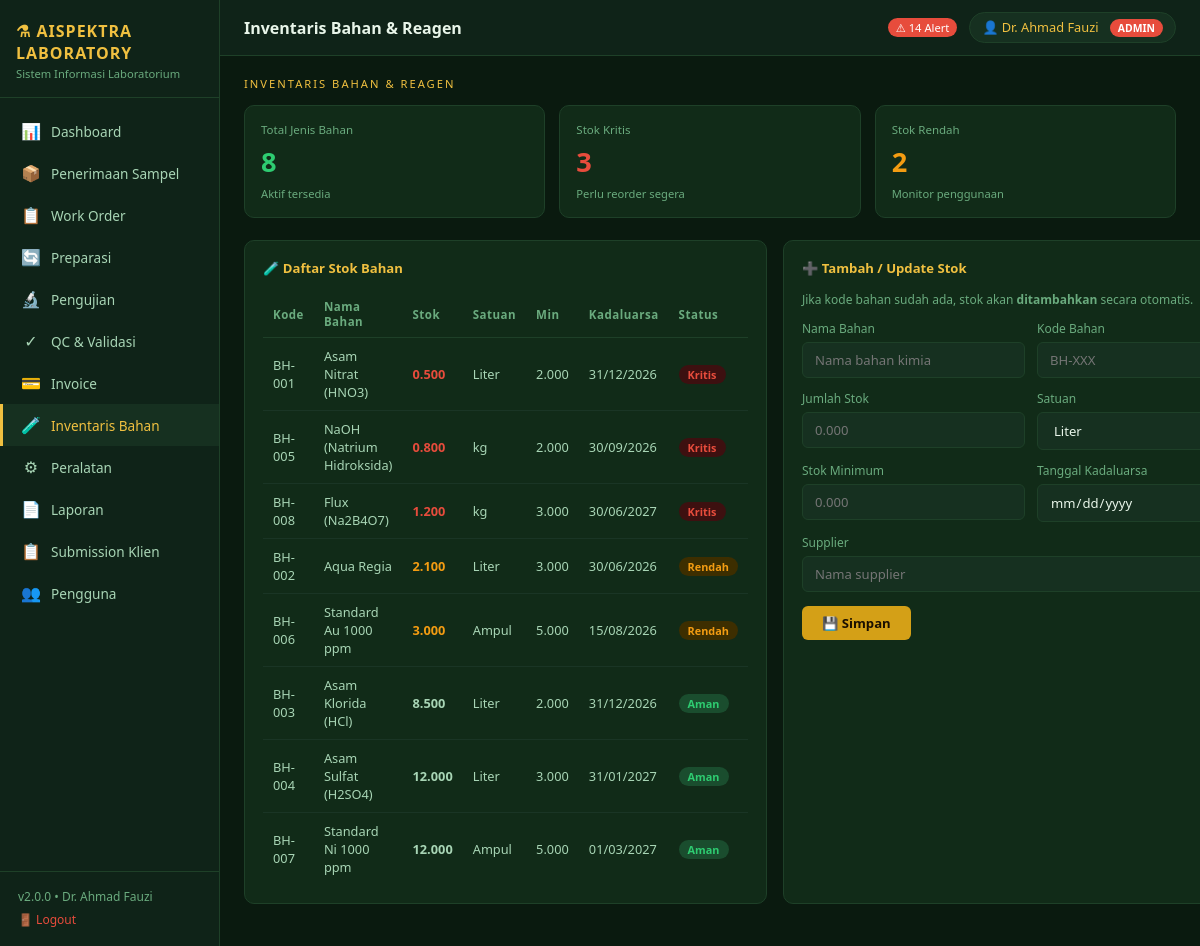
The page /bahan.php (signed in) on the database its author committed.
### tables this page shows
CREATE TABLE bahan (
    id                   INT AUTO_INCREMENT PRIMARY KEY,
    kode_bahan           VARCHAR(20)   NOT NULL UNIQUE,
    nama                 VARCHAR(150)  NOT NULL,
    stok                 DECIMAL(10,3) NOT NULL DEFAULT 0,
    satuan               VARCHAR(20),
    stok_minimum         DECIMAL(10,3) DEFAULT 0,
    supplier             VARCHAR(100),
    tanggal_kadaluarsa   DATE,
    created_at           TIMESTAMP DEFAULT CURRENT_TIMESTAMP
);

### bahan.php (the view, shortened to what this page needs)
<?php
require_once __DIR__ . '/config/db.php';
$pageTitle = 'Inventaris Bahan & Reagen';
$list    = $pdo->query("SELECT * FROM bahan ORDER BY stok ASC")->fetchAll();
$kritis  = 0; $rendah = 0;
foreach ($list as $b) {
    $st = statusBahan($b['stok'], $b['stok_minimum']);
    if ($st === 'kritis') $kritis++;
    elseif ($st === 'rendah') $rendah++;
}
$satuanOpts = ['Liter','mL','kg','gram','Ampul','Botol','Pak'];
require_once __DIR__ . '/includes/header.php';
?>
<div class="sec-title">Inventaris Bahan &amp; Reagen</div>
<div class="stats" style="grid-template-columns:repeat(3,1fr)">
    <div class="stat-card">
        <div class="label">Total Jenis Bahan</div>
        <div class="val"><?= count($list) ?></div>
        <div class="sub">Aktif tersedia</div>
    </div>
    <div class="stat-card">
        <div class="label">Stok Kritis</div>
        <div class="val red"><?= $kritis ?></div>
        <div class="sub">Perlu reorder segera</div>
    </div>
    <div class="stat-card">
        <div class="label">Stok Rendah</div>
        <div class="val yellow"><?= $rendah ?></div>
        <div class="sub">Monitor penggunaan</div>
    </div>
</div>
<div class="grid2">
    <div class="card">
        <div class="card-title">&#129514; Daftar Stok Bahan</div>
        <table>
            <thead>
                <tr><th>Kode</th><th>Nama Bahan</th><th>Stok</th><th>Satuan</th><th>Min</th><th>Kadaluarsa</th><th>Status</th></tr>
            </thead>
            <tbody>
                <?php foreach ($list as $b):
                    $st  = statusBahan($b['stok'], $b['stok_minimum']);
                    $col = $st === 'kritis' ? 'var(--red)' : ($st === 'rendah' ? 'var(--yellow)' : 'var(--text2)');
                ?>
                <tr>
                    <td><?= bersihkan($b['kode_bahan']) ?></td>
                    <td><?= bersihkan($b['nama']) ?></td>
                    <td style="font-weight:700;color:<?= $col ?>"><?= $b['stok'] ?></td>
                    <td><?= bersihkan($b['satuan']) ?></td>
                    <td><?= $b['stok_minimum'] ?></td>
                    <td><?= fmtTgl($b['tanggal_kadaluarsa']) ?></td>
                    <td><?= badgeStatus($st) ?></td>
                </tr>
                <?php endforeach; ?>
            </tbody>
        </table>
    </div>
    <div class="card">
        <div class="card-title">&#10133; Tambah / Update Stok</div>
        <p style="font-size:.75rem;color:var(--text3);margin-bottom:12px">
            Jika kode bahan sudah ada, stok akan <strong>ditambahkan</strong> secara otomatis.
        </p>
        <form method="POST" action="<?= BASE_URL ?>/actions/simpan_bahan.php">
            <div class="form-row">
                <div class="form-group">
                    <label>Nama Bahan</label>
                    <input name="nama" placeholder="Nama bahan kimia" required/>
                </div>
                <div class="form-group">
                    <label>Kode Bahan</label>
                    <input name="kode_bahan" placeholder="BH-XXX" required/>
                </div>
            </div>
            <div class="form-row">
                <div class="form-group">
                    <label>Jumlah Stok</label>
                    <input type="number" step="0.001" name="stok" placeholder="0.000" required/>
                </div>
                <div class="form-group">
                    <label>Satuan</label>
                    <select name="satuan">
                        <?php foreach ($satuanOpts as $u): ?><option><?= $u ?></option><?php endforeach; ?>
                    </select>
                </div>
            </div>
            <div class="form-row">
                <div class="form-group">
                    <label>Stok Minimum</label>
                    <input type="number" step="0.001" name="stok_minimum" placeholder="0.000" required/>
                </div>
                <div class="form-group">
                    <label>Tanggal Kadaluarsa</label>
                    <input type="date" name="tanggal_kadaluarsa"/>
                </div>
            </div>
            <div class="form-group" style="margin-bottom:14px">
                <label>Supplier</label>
                <input name="supplier" placeholder="Nama supplier"/>
            </div>
            <button type="submit" class="btn btn-gold">&#128190; Simpan</button>
        </form>
    </div>
</div>
<?php require_once __DIR__ . '/includes/footer.php'; ?>

### includes/header.php (shortened to what this page needs)
<?php
global $pdo;
$alertData  = ($pdo && !isClient()) ? hitungAlert($pdo) : ['total' => 0];
$alertCount = $alertData['total'];
$userRole = currentUserRole() ?? 'guest';
$userNama = $_SESSION['nama'] ?? $_SESSION['user_nama'] ?? $_SESSION['name'] ?? 'User';
?>
<!DOCTYPE html>
<html lang="id">
<head>
    <link rel="stylesheet" href="<?= BASE_URL ?>/assets/css/style.css"/>
</head>
<body>
<?php require_once __DIR__ . '/sidebar.php'; ?>
<div id="main">
    <div id="topbar">
        <h1><?= bersihkan($pageTitle) ?></h1>
        <div class="topbar-right">
            <?php if ($alertCount > 0): ?>
                <span class="badge-alert" title="<?= $alertData['bahan_rendah'] ?> bahan rendah · <?= $alertData['alat_masalah'] ?> alat bermasalah · <?= $alertData['kalibrasi'] ?> kalibrasi">
                    &#9888; <?= $alertCount ?> Alert
                </span>
            <?php endif; ?>
            <span class="user-chip">
                &#128100; <?= bersihkan($userNama) ?>
                <span class="user-role-badge <?= $userRole ?>"><?= strtoupper($userRole) ?></span>
            </span>
        </div>
    </div>
    <div id="content">

### includes/sidebar.php
<?php
if (isClient()) {
    $menu = [
        ['href' => 'client_monitoring.php', 'ico' => '&#128065;', 'label' => 'Monitoring Sampel'],
    ];
} else {
    $menu = [
        ['href' => 'dashboard.php',   'ico' => '&#128202;', 'label' => 'Dashboard'],
        ['href' => 'penerimaan.php',  'ico' => '&#128230;', 'label' => 'Penerimaan Sampel'],
        ['href' => 'work_order.php',  'ico' => '&#128203;', 'label' => 'Work Order'],
        ['href' => 'preparasi.php',   'ico' => '&#128260;', 'label' => 'Preparasi'],
        ['href' => 'pengujian.php',   'ico' => '&#128300;', 'label' => 'Pengujian'],
        ['href' => 'qc.php',          'ico' => '&#10003;',  'label' => 'QC &amp; Validasi'],
        ['href' => 'invoice.php',     'ico' => '&#128179;', 'label' => 'Invoice'],
        ['href' => 'bahan.php',       'ico' => '&#129514;', 'label' => 'Inventaris Bahan'],
        ['href' => 'peralatan.php',   'ico' => '&#9881;',   'label' => 'Peralatan'],
        ['href' => 'laporan.php',     'ico' => '&#128196;', 'label' => 'Laporan'],
    ];
    if (isAdmin()) {
        $menu[] = ['href' => 'submission.php', 'ico' => '&#128203;', 'label' => 'Submission Klien'];
    }
    if (isAdmin()) {
        $menu[] = ['href' => 'pengguna.php', 'ico' => '&#128101;', 'label' => 'Pengguna'];
    }
}
$cur = basename($_SERVER['PHP_SELF']);
?>
<div id="sidebar">
    <div class="logo">
        <h2>&#9879; AISPEKTRA LABORATORY</h2>
        <p>Sistem Informasi Laboratorium</p>
    </div>
    <nav>
        <?php foreach ($menu as $m): ?>
            <a href="<?= BASE_URL ?>/<?= $m['href'] ?>"
               class="<?= $cur === $m['href'] ? 'active' : '' ?>">
                <span class="ico"><?= $m['ico'] ?></span>
                <?= $m['label'] ?>
            </a>
        <?php endforeach; ?>
    </nav>
    <div class="sidebar-footer">
        v<?= APP_VERSION ?> &bull; <?= bersihkan($_SESSION['nama'] ?? '') ?><br>
        <a href="<?= BASE_URL ?>/logout.php" style="color:var(--red)">&#128682; Logout</a>
    </div>
</div>

### config/db.php (shortened to what this page needs)
<?php
function bersihkan($s) {
    return htmlspecialchars(trim((string)$s), ENT_QUOTES, 'UTF-8');
}
function normalizeRole($role) {
    return $role === 'klien' ? 'client' : $role;
}
function currentUserRole() {
    return normalizeRole($_SESSION['user_role'] ?? $_SESSION['role'] ?? null);
}
function hasRole($role) {
    $userRole = currentUserRole();
    return $userRole === normalizeRole($role);
}
function isClient() {
    return hasRole('client');
}
function statusBahan($stok, $min) {
    $stok = (float)$stok;
    $min  = (float)$min;
    if ($stok <= $min * 0.5) return 'kritis';
    if ($stok <= $min)       return 'rendah';
    return 'aman';
}
function hitungAlert(PDO $pdo): array {
    $bahanKritis = (int)$pdo->query(
        "SELECT COUNT(*) FROM bahan WHERE stok_minimum > 0 AND stok <= stok_minimum * 0.5"
    )->fetchColumn();
    $bahanRendah = (int)$pdo->query(
        "SELECT COUNT(*) FROM bahan WHERE stok_minimum > 0 AND stok <= stok_minimum"
    )->fetchColumn();
    $alatMasalah = (int)$pdo->query(
        "SELECT COUNT(*) FROM peralatan WHERE status IN('maintenance','rusak')"
    )->fetchColumn();
    $kalibrasiAlert = (int)$pdo->query(
        "SELECT COUNT(*) FROM peralatan
         WHERE masa_berlaku_kalibrasi IS NOT NULL
           AND masa_berlaku_kalibrasi <= DATE_ADD(NOW(), INTERVAL 7 DAY)"
    )->fetchColumn();
    return [
        'bahan_kritis'   => $bahanKritis,
        'bahan_rendah'   => $bahanRendah,
        'alat_masalah'   => $alatMasalah,
        'kalibrasi'      => $kalibrasiAlert,
        'total'          => $bahanRendah + $alatMasalah + $kalibrasiAlert,
    ];
}
function fmtTgl($dateStr, $format = 'd/m/Y') {
    return date($format, strtotime($dateStr));
}
function badgeStatus($s) {
    $map = [
        'antrian'     => ['st-blue', 'Antrian'],
        'diuji'       => ['st-ok',   'Diuji'],
        'review'      => ['st-warn', 'Review'],
        'selesai'     => ['st-ok',   'Selesai'],
        'ditolak'     => ['st-err',  'Ditolak'],
        'tersedia'    => ['st-ok',   'Tersedia'],
        'digunakan'   => ['st-blue', 'Digunakan'],
        'maintenance' => ['st-warn', 'Maintenance'],
        'rusak'       => ['st-err',  'Rusak'],
        'aman'        => ['st-ok',   'Aman'],
        'rendah'      => ['st-warn', 'Rendah'],
        'kritis'      => ['st-err',  'Kritis'],
        'lulus'       => ['st-ok',   '&#10003; Lulus'],
        'tidak_lulus' => ['st-err',  '&#10007; Tidak Lulus'],
        'pending'     => ['st-warn', 'Pending'],
        'aktif'       => ['st-ok',   'Aktif'],
        'nonaktif'    => ['st-err',  'Nonaktif'],
        'admin'       => ['st-err',  'Admin'],
        'analis'      => ['st-gold', 'Analis'],
        'supervisor'  => ['st-warn', 'Supervisor'],
        'klien'       => ['st-blue', 'Klien'],
        'client'      => ['st-blue', 'Client'],
        'diterima'    => ['st-blue', 'Diterima'],
        'diproses'    => ['st-warn', 'Diproses'],
        'draft'       => ['st-warn', 'Draft'],
        'diterbitkan' => ['st-blue', 'Diterbitkan'],
        'lunas'       => ['st-ok',   'Lunas'],
        'dibatalkan'  => ['st-err',  'Dibatalkan'],
    ];
    $d = $map[$s] ?? ['st-warn', ucfirst($s)];
    return "<span class='st {$d[0]}'>{$d[1]}</span>";
}

### includes/footer.php (shortened to what this page needs)
</div>
</div>
</body>
</html>

### assets/css/style.css (style rules this page uses)
:root { --bg: #0a1a0f; --bg2: #0f2318; --bg3: #163020; --card: #112b18; --border: #1e4028; --green: #2ecc71; --green2: #27ae60; --green3: #1e8449; --gold: #f0c040; --gold2: #d4a017; --red: #e74c3c; --yellow: #f39c12; --text: #e8f5e9; --text2: #a8d5b5; --text3: #6aab7e; }
* { margin: 0; padding: 0; box-sizing: border-box; font-family: 'Segoe UI', Tahoma, sans-serif; }
body { background: var(--bg); color: var(--text); display: flex; height: 100vh; overflow: hidden; }
#sidebar { width: 220px; min-width: 220px; background: var(--bg2); border-right: 1px solid var(--border); display: flex; flex-direction: column; }
.logo { padding: 20px 16px 16px; border-bottom: 1px solid var(--border); }
.logo h2 { color: var(--gold); font-size: 1rem; letter-spacing: 1px; }
.logo p { color: var(--text3); font-size: .7rem; margin-top: 2px; }
nav { flex: 1; padding: 12px 0; overflow-y: auto; }
nav a { display: flex; align-items: center; gap: 10px; padding: 10px 18px; color: var(--text2); text-decoration: none; font-size: .85rem; border-left: 3px solid transparent; transition: .2s; }
nav a.active { background: var(--bg3); color: var(--gold); border-left-color: var(--gold); }
nav a .ico { font-size: 1rem; width: 20px; text-align: center; }
.sidebar-footer { padding: 14px 18px; border-top: 1px solid var(--border); font-size: .75rem; color: var(--text3); line-height: 1.9; }
.sidebar-footer a { text-decoration: none; }
#main { flex: 1; display: flex; flex-direction: column; overflow: hidden; }
#topbar { background: var(--bg2); border-bottom: 1px solid var(--border); padding: 0 24px; height: 56px; display: flex; align-items: center; justify-content: space-between; flex-shrink: 0; }
#topbar h1 { font-size: 1rem; font-weight: 600; color: var(--text); }
.topbar-right { display: flex; align-items: center; gap: 12px; }
.badge-alert { background: var(--red); color: #fff; font-size: .7rem; padding: 2px 8px; border-radius: 10px; }
.user-chip { background: var(--bg3); border: 1px solid var(--border); padding: 5px 12px; border-radius: 20px; font-size: .8rem; color: var(--gold); }
#content { flex: 1; overflow-y: auto; padding: 20px 24px; }
.sec-title { font-size: .7rem; letter-spacing: 2px; color: var(--gold); text-transform: uppercase; margin-bottom: 14px; }
.stats { display: grid; grid-template-columns: repeat(4, 1fr); gap: 14px; margin-bottom: 22px; }
.stat-card { background: var(--card); border: 1px solid var(--border); border-radius: 10px; padding: 16px; display: flex; flex-direction: column; gap: 6px; }
.stat-card .label { font-size: .72rem; color: var(--text3); }
.stat-card .val { font-size: 1.7rem; font-weight: 700; color: var(--green); }
.stat-card .val.red { color: var(--red); }
.stat-card .val.yellow { color: var(--yellow); }
.stat-card .sub { font-size: .7rem; color: var(--text3); }
.grid2 { display: grid; grid-template-columns: 1fr 1fr; gap: 16px; margin-bottom: 22px; }
.card { background: var(--card); border: 1px solid var(--border); border-radius: 10px; padding: 18px; }
.card-title { font-size: .82rem; font-weight: 600; color: var(--gold); margin-bottom: 14px; display: flex; justify-content: space-between; align-items: center; }
table { width: 100%; border-collapse: collapse; font-size: .8rem; }
th { color: var(--text3); font-weight: 600; padding: 8px 10px; text-align: left; border-bottom: 1px solid var(--border); font-size: .72rem; letter-spacing: .5px; }
td { padding: 9px 10px; border-bottom: 1px solid #1a3525; color: var(--text2); }
tr:last-child td { border-bottom: none; }
.st { display: inline-block; padding: 2px 9px; border-radius: 10px; font-size: .68rem; font-weight: 600; }
.st-ok { background: #1a4d2e; color: #2ecc71; }
.st-warn { background: #3d2e00; color: #f39c12; }
.st-err { background: #3d1010; color: #e74c3c; }
.form-row { display: grid; grid-template-columns: 1fr 1fr; gap: 12px; margin-bottom: 12px; }
.form-group { display: flex; flex-direction: column; gap: 5px; }
.form-group label { font-size: .75rem; color: var(--text3); }
.form-group input, .form-group select, .form-group textarea { background: var(--bg3); border: 1px solid var(--border); color: var(--text); padding: 8px 12px; border-radius: 6px; font-size: .82rem; outline: none; }
.btn { padding: 8px 20px; border-radius: 6px; border: none; cursor: pointer; font-size: .82rem; font-weight: 600; text-decoration: none; display: inline-block; transition: .2s; }
.btn-gold { background: var(--gold2); color: #1a0f00; }

### rows shown on the page
bahan: kode_bahan "BH-001", nama "Asam Nitrat (HNO3)", stok "0.500", satuan "Liter", stok_minimum "2.000", tanggal_kadaluarsa "31/12/2026", d "Kritis"
bahan: kode_bahan "BH-005", nama "NaOH (Natrium Hidroksida)", stok "0.800", satuan "kg", stok_minimum "2.000", tanggal_kadaluarsa "30/09/2026", d "Kritis"
bahan: kode_bahan "BH-008", nama "Flux (Na2B4O7)", stok "1.200", satuan "kg", stok_minimum "3.000", tanggal_kadaluarsa "30/06/2027", d "Kritis"
bahan: kode_bahan "BH-002", nama "Aqua Regia", stok "2.100", satuan "Liter", stok_minimum "3.000", tanggal_kadaluarsa "30/06/2026", d "Rendah"
bahan: kode_bahan "BH-006", nama "Standard Au 1000 ppm", stok "3.000", satuan "Ampul", stok_minimum "5.000", tanggal_kadaluarsa "15/08/2026", d "Rendah"
bahan: kode_bahan "BH-003", nama "Asam Klorida (HCl)", stok "8.500", satuan "Liter", stok_minimum "2.000", tanggal_kadaluarsa "31/12/2026", d "Aman"
bahan: kode_bahan "BH-004", nama "Asam Sulfat (H2SO4)", stok "12.000", satuan "Liter", stok_minimum "3.000", tanggal_kadaluarsa "31/01/2027", d "Aman"
bahan: kode_bahan "BH-007", nama "Standard Ni 1000 ppm", stok "12.000", satuan "Ampul", stok_minimum "5.000", tanggal_kadaluarsa "01/03/2027", d "Aman"

### other values the page prints
$m['ico'] "📊"
$m['label'] "Dashboard"
$m['ico'] "📦"
$m['label'] "Penerimaan Sampel"
$m['ico'] "📋"
$m['label'] "Work Order"
$m['ico'] "🔄"
$m['label'] "Preparasi"
$m['ico'] "🔬"
$m['label'] "Pengujian"
$m['ico'] "✓"
$m['label'] "QC & Validasi"
$m['ico'] "💳"
$m['label'] "Invoice"
$m['ico'] "🧪"
